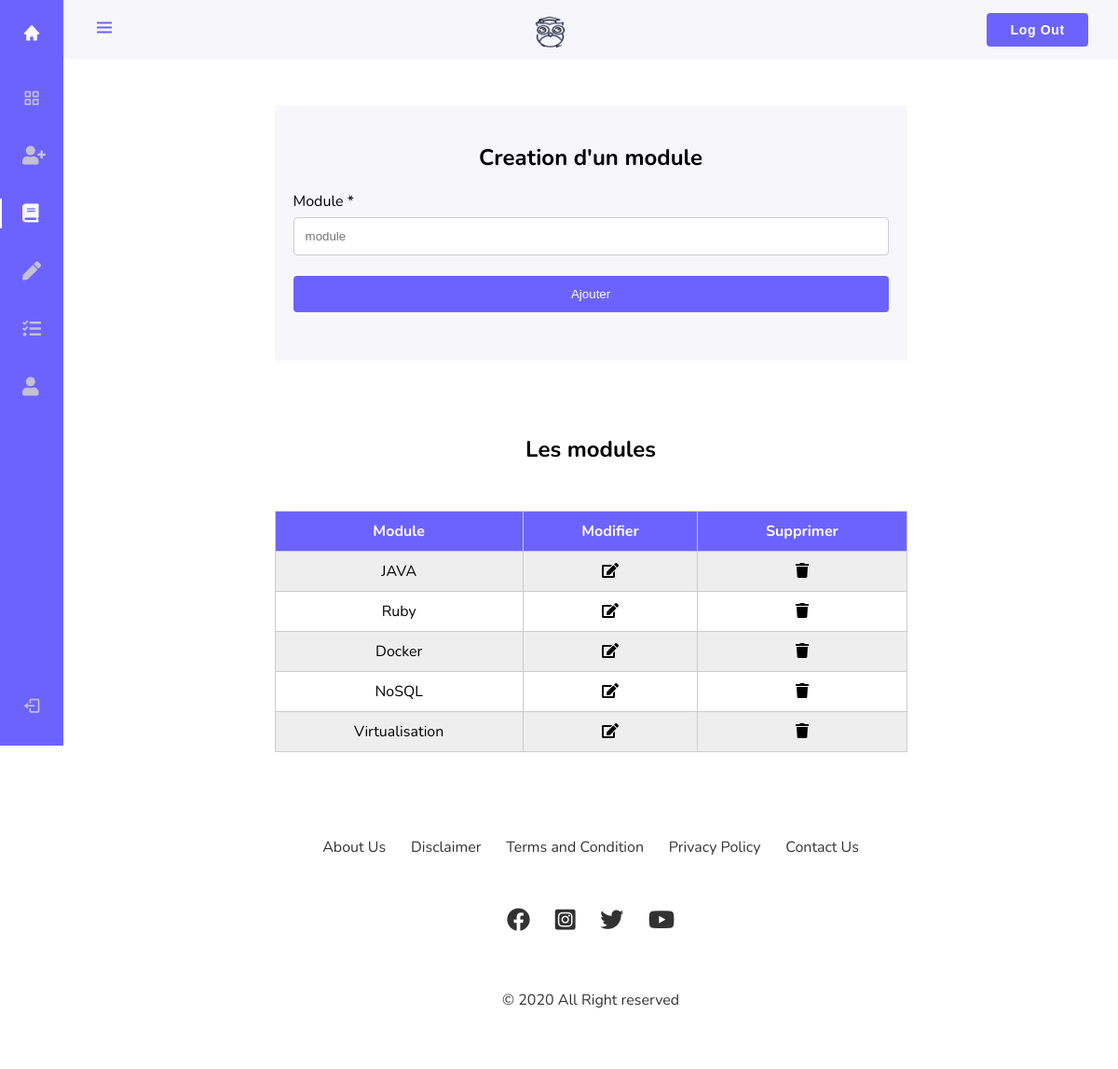
Page /insertModule.php (signed in) on the committed database.
### tables this page shows
CREATE TABLE `module` (
  `id_module` int(11) NOT NULL,
  `intitule_module` varchar(30) NOT NULL,
  `fk_enseigne` int(11) NOT NULL
);

### insertModule.php (the view, shortened to what this page needs)
<?php
require_once "connect.php";
$fk_enseigne = $_SESSION['id_user'];
$results  = mysqli_query($db, "SELECT * FROM module WHERE fk_enseigne = '$fk_enseigne' ");
?>
<!DOCTYPE html>
<html lang="en">
<head>
  <link href="https://cdn.jsdelivr.net/npm/boxicons@2.0.5/css/boxicons.min.css" rel="stylesheet" />
  <link rel="stylesheet" href="https://cdnjs.cloudflare.com/ajax/libs/font-awesome/5.15.2/css/all.min.css" />
  <link rel="stylesheet" href="sass/insertModule.css" />
</head>
<body id="body-pd">
  <header class="header" id="header">
    <div class="header__toggle">
      <i class="bx bx-menu" id="header-toggle"></i>
    </div>
    <div class="header__img">
      <a href="index.php">
        <img src="img/logo/logo.png" alt="" />
      </a>
    </div>
    <div>
      <button class="btn-log">Log Out</button>
    </div>
  </header>
  <div class="l-navbar" id="nav-bar">
    <nav class="nav">
      <div>
        <a href="index.php" class="nav__logo">
          <i class="bx bxs-home nav__logo-icon"></i>
        </a>
        <div class="nav__list">
          <a href="enseignant.php" class="nav__link">
            <i class="bx bx-grid-alt nav__icon"></i>
          </a>
          <a href="insertEtu.php" class="nav__link">
            <i class="fas fa-user-plus nav__icon"></i>
          </a>
          <a href="insertModule.php" class="nav__link active">
            <i class="fas fa-book nav__icon"></i>
          </a>
          <a href="insertSeance.php" class="nav__link">
            <i class="fas fa-pen nav__icon"></i>
          </a>
          <a href="gsNoteAbsence.php" class="nav__link">
            <i class="fas fa-tasks nav__icon"></i>
          </a>
          <a href="contact.php" class="nav__link">
            <i class="fas fa-user nav__icon"></i>
          </a>
        </div>
      </div>
      <a href="login.php" class="nav__link">
        <i class="bx bx-log-out nav__icon"></i>
      </a>
    </nav>
  </div>
  <div class="insert-mod-container">
    <form name="moduleForm" action="insertModule.php" method="post">
      <h2>Creation d'un module</h2>
      <label for="module">Module *</label>
      <input name="module" placeholder="module" type="text" />
      <input name="ajouter" type="submit" value="Ajouter" />
    </form>
  </div>
  <table>
    <h2>
      Les modules
    </h2>
    <thead>
      <tr>
        <th>Module</th>
        <th>Modifier</th>
        <th>Supprimer</th>
      </tr>
    </thead>
    <tbody>
      <?php while ($row = mysqli_fetch_array($results)) { ?>
        <tr>
          <td data-column="Module"><?php echo $row['intitule_module']; ?></td>
          <td data-column="Modifier">
            <i class="fas fa-edit table-edit-icon"></i>
          </td>
          <td data-column="Supprimer">
            <i class="fas fa-trash table-trash-icon"></i>
          </td>
        </tr>
      <?php } ?>
    </tbody>
  </table>
  <?php include 'footer.php' ?>
</body>
</html>

### sass/insertModule.css (style rules this page uses)
:root { --header-height: 3rem; --nav-width: 68px; --first-color: #6C63FF; --first-color-hover:#32408f; --first-color-light: #c4c0d6; --white-color: #F7F6FB; --body-font: 'Nunito', sans-serif; --normal-font-size: 1rem; --z-fixed: 100; }
body { position: relative; margin: var(--header-height) 0 0 0; padding: 0; font-family: var(--body-font); font-size: var(--normal-font-size); transition: .5s; }
a { text-decoration: none; }
.btn-log { display: inline-block; text-decoration: none; font-size: 14px; font-weight: 600; letter-spacing: 0.7px; padding: 10px 25px; cursor: pointer; border-radius: 4px; border: none; color: white; background: var(--first-color); }
.header { width: 100%; height: var(--header-height); position: fixed; top: 0; left: 0; display: flex; align-items: center; justify-content: space-between; padding: 0 1rem; background-color: var(--white-color); z-index: var(--z-fixed); transition: .5s; }
.header__toggle { color: var(--first-color); font-size: 1.5rem; cursor: pointer; }
.header__img { width: 35px; height: 35px; display: flex; justify-content: center; border-radius: 50%; overflow: hidden; }
.header__img img { width: 40px; }
.l-navbar { position: fixed; top: 0; left: -30%; width: var(--nav-width); height: 100vh; background-color: var(--first-color); padding: .5rem 1rem 0 0; transition: .5s; z-index: var(--z-fixed); }
.nav { height: 100%; display: flex; flex-direction: column; justify-content: space-between; overflow: hidden; }
.nav__logo, .nav__link { display: grid; grid-template-columns: max-content max-content; align-items: center; column-gap: 1rem; padding: .5rem 0 .5rem 1.5rem; }
.nav__logo { margin-bottom: 2rem; }
.nav__logo-icon { font-size: 1.25rem; color: var(--white-color); }
.nav__link { position: relative; color: var(--first-color-light); margin-bottom: 1.5rem; transition: .3s; }
.nav__icon { font-size: 1.25rem; }
.active { color: var(--white-color); }
.active::before { content: ''; position: absolute; left: 0; width: 2px; height: 32px; background-color: var(--white-color); }
@media screen and (min-width: 768px) { body { margin: calc(var(--header-height) + 1rem) 0 0 0; padding-left: calc(var(--nav-width) + 0.01rem); } }
@media screen and (min-width: 768px) { .header { height: calc(var(--header-height) + 1rem); padding: 0 2rem 0 calc(var(--nav-width) + 2rem); } }
@media screen and (min-width: 768px) { .header__img { width: 40px; height: 40px; } }
@media screen and (min-width: 768px) { .header__img img { width: 45px; } }
@media screen and (min-width: 768px) { .l-navbar { left: 0; padding: 1rem 1rem 0 0; } }
table { width: 60%; border-collapse: collapse; margin: 50px auto; }
tr:nth-of-type(odd) { background: #eee; }
th { background: var(--first-color); color: white; font-weight: bold; }
td, th { padding: 10px; border: 1px solid #ccc; text-align: left; font-size: 16px; }
tr, td { text-align: center; }
.table-edit-icon { cursor: pointer; }
.table-trash-icon { cursor: pointer; }
.insert-mod-container { border-radius: 2px; background-color: var(--white-color); padding: 20px; margin: 10% auto; width: 60%; }
.insert-mod-container input, .insert-mod-container select, .insert-mod-container textarea { width: 100%; padding: 12px; border: 1px solid #ccc; border-radius: 4px; box-sizing: border-box; margin-top: 6px; margin-bottom: 16px; resize: vertical; }
.insert-mod-container input[type="submit"] { background-color: var(--first-color); color: white; padding: 12px 20px; border: none; border-radius: 4px; cursor: pointer; }
.insert-mod-container { margin-bottom: 7%; }
h2 { text-align: center; }
table th { text-align: center; }

### rows in the picture
module: intitule_module "JAVA"
module: intitule_module "Ruby"
module: intitule_module "Docker"
module: intitule_module "NoSQL"
module: intitule_module "Virtualisation"
